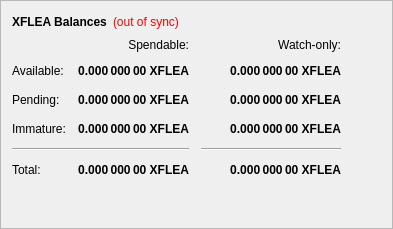
        <widget class="QFrame" name="frame">
         <property name="frameShape">
          <enum>QFrame::StyledPanel</enum>
         </property>
         <property name="frameShadow">
          <enum>QFrame::Raised</enum>
         </property>
         <layout class="QVBoxLayout" name="verticalLayout_4">
          <item>
           <layout class="QHBoxLayout" name="horizontalLayout_4">
            <item>
             <widget class="QLabel" name="label_5">
              <property name="font">
               <font>
                <weight>75</weight>
                <bold>true</bold>
               </font>
              </property>
              <property name="text">
               <string>XFLEA Balances</string>
              </property>
             </widget>
            </item>
            <item>
             <widget class="QLabel" name="labelWalletStatus">
              <property name="cursor">
               <cursorShape>WhatsThisCursor</cursorShape>
              </property>
              <property name="toolTip">
               <string>The displayed information may be out of date. Your wallet automatically synchronizes with the zXflea network after a connection is established, but this process has not completed yet.</string>
              </property>
              <property name="styleSheet">
               <string notr="true">QLabel { color: red; }</string>
              </property>
              <property name="text">
               <string notr="true">(out of sync)</string>
              </property>
              <property name="alignment">
               <set>Qt::AlignLeading|Qt::AlignLeft|Qt::AlignVCenter</set>
              </property>
             </widget>
            </item>
            <item>
             <spacer name="horizontalSpacer_3">
              <property name="orientation">
               <enum>Qt::Horizontal</enum>
              </property>
              <property name="sizeHint" stdset="0">
               <size>
                <width>40</width>
                <height>20</height>
               </size>
              </property>
             </spacer>
            </item>
           </layout>
          </item>
          <item>
           <layout class="QGridLayout" name="gridLayout">
            <property name="spacing">
             <number>12</number>
            </property>
            <item row="2" column="2">
             <widget class="QLabel" name="labelWatchPending">
              <property name="font">
               <font>
                <weight>75</weight>
                <bold>true</bold>
               </font>
              </property>
              <property name="cursor">
               <cursorShape>IBeamCursor</cursorShape>
              </property>
              <property name="toolTip">
               <string>Unconfirmed transactions to watch-only addresses</string>
              </property>
              <property name="text">
               <string notr="true">0.000 000 00 XFLEA</string>
              </property>
              <property name="alignment">
               <set>Qt::AlignRight|Qt::AlignTrailing|Qt::AlignVCenter</set>
              </property>
              <property name="textInteractionFlags">
               <set>Qt::LinksAccessibleByMouse|Qt::TextSelectableByKeyboard|Qt::TextSelectableByMouse</set>
              </property>
             </widget>
            </item>
            <item row="2" column="1">
             <widget class="QLabel" name="labelUnconfirmed">
              <property name="font">
               <font>
                <weight>75</weight>
                <bold>true</bold>
               </font>
              </property>
              <property name="cursor">
               <cursorShape>IBeamCursor</cursorShape>
              </property>
              <property name="toolTip">
               <string>Total of transactions that have yet to be confirmed, and do not yet count toward the spendable balance</string>
              </property>
              <property name="text">
               <string notr="true">0.000 000 00 XFLEA</string>
              </property>
              <property name="alignment">
               <set>Qt::AlignRight|Qt::AlignTrailing|Qt::AlignVCenter</set>
              </property>
              <property name="textInteractionFlags">
               <set>Qt::LinksAccessibleByMouse|Qt::TextSelectableByKeyboard|Qt::TextSelectableByMouse</set>
              </property>
             </widget>
            </item>
            <item row="3" column="2">
             <widget class="QLabel" name="labelWatchImmature">
              <property name="font">
               <font>
                <weight>75</weight>
                <bold>true</bold>
               </font>
              </property>
              <property name="cursor">
               <cursorShape>IBeamCursor</cursorShape>
              </property>
              <property name="toolTip">
               <string>Staked or masternode rewards in watch-only addresses that has not yet matured</string>
              </property>
              <property name="text">
               <string notr="true">0.000 000 00 XFLEA</string>
              </property>
              <property name="alignment">
               <set>Qt::AlignRight|Qt::AlignTrailing|Qt::AlignVCenter</set>
              </property>
              <property name="textInteractionFlags">
               <set>Qt::LinksAccessibleByMouse|Qt::TextSelectableByKeyboard|Qt::TextSelectableByMouse</set>
              </property>
             </widget>
            </item>
            <item row="4" column="0" colspan="2">
             <widget class="Line" name="lineSpendableBalance">
              <property name="orientation">
               <enum>Qt::Horizontal</enum>
              </property>
             </widget>
            </item>
            <item row="4" column="2">
             <widget class="Line" name="lineWatchBalance">
              <property name="sizePolicy">
               <sizepolicy hsizetype="Preferred" vsizetype="Fixed">
                <horstretch>0</horstretch>
                <verstretch>0</verstretch>
               </sizepolicy>
              </property>
              <property name="minimumSize">
               <size>
                <width>140</width>
                <height>0</height>
               </size>
              </property>
              <property name="orientation">
               <enum>Qt::Horizontal</enum>
              </property>
             </widget>
            </item>
            <item row="5" column="0">
             <widget class="QLabel" name="labelTotalText">
              <property name="text">
               <string>Total:</string>
              </property>
             </widget>
            </item>
            <item row="3" column="1">
             <widget class="QLabel" name="labelImmature">
              <property name="font">
               <font>
                <weight>75</weight>
                <bold>true</bold>
               </font>
              </property>
              <property name="cursor">
               <cursorShape>IBeamCursor</cursorShape>
              </property>
              <property name="toolTip">
               <string>Staked or masternode rewards that has not yet matured</string>
              </property>
              <property name="text">
               <string notr="true">0.000 000 00 XFLEA</string>
              </property>
              <property name="alignment">
               <set>Qt::AlignRight|Qt::AlignTrailing|Qt::AlignVCenter</set>
              </property>
              <property name="textInteractionFlags">
               <set>Qt::LinksAccessibleByMouse|Qt::TextSelectableByKeyboard|Qt::TextSelectableByMouse</set>
              </property>
             </widget>
            </item>
            <item row="2" column="3">
             <spacer name="horizontalSpacer_2">
              <property name="orientation">
               <enum>Qt::Horizontal</enum>
              </property>
              <property name="sizeHint" stdset="0">
               <size>
                <width>40</width>
                <height>20</height>
               </size>
              </property>
             </spacer>
            </item>
            <item row="3" column="0">
             <widget class="QLabel" name="labelImmatureText">
              <property name="text">
               <string>Immature:</string>
              </property>
             </widget>
            </item>
            <item row="5" column="1">
             <widget class="QLabel" name="labelTotal">
              <property name="font">
               <font>
                <weight>75</weight>
                <bold>true</bold>
               </font>
              </property>
              <property name="cursor">
               <cursorShape>IBeamCursor</cursorShape>
              </property>
              <property name="toolTip">
               <string>Your current total balance</string>
              </property>
              <property name="text">
               <string notr="true">0.000 000 00 XFLEA</string>
              </property>
              <property name="alignment">
               <set>Qt::AlignRight|Qt::AlignTrailing|Qt::AlignVCenter</set>
              </property>
              <property name="textInteractionFlags">
               <set>Qt::LinksAccessibleByMouse|Qt::TextSelectableByKeyboard|Qt::TextSelectableByMouse</set>
              </property>
             </widget>
            </item>
            <item row="5" column="2">
             <widget class="QLabel" name="labelWatchTotal">
              <property name="font">
               <font>
                <weight>75</weight>
                <bold>true</bold>
               </font>
              </property>
              <property name="cursor">
               <cursorShape>IBeamCursor</cursorShape>
              </property>
              <property name="toolTip">
               <string>Current total balance in watch-only addresses</string>
              </property>
              <property name="text">
               <string notr="true">0.000 000 00 XFLEA</string>
              </property>
              <property name="alignment">
               <set>Qt::AlignRight|Qt::AlignTrailing|Qt::AlignVCenter</set>
              </property>
              <property name="textInteractionFlags">
               <set>Qt::LinksAccessibleByMouse|Qt::TextSelectableByKeyboard|Qt::TextSelectableByMouse</set>
              </property>
             </widget>
            </item>
            <item row="0" column="2">
             <widget class="QLabel" name="labelWatchonly">
              <property name="text">
               <string>Watch-only:</string>
              </property>
              <property name="alignment">
               <set>Qt::AlignRight|Qt::AlignTrailing|Qt::AlignVCenter</set>
              </property>
             </widget>
            </item>
            <item row="1" column="0">
             <widget class="QLabel" name="labelBalanceText">
              <property name="text">
               <string>Available:</string>
              </property>
             </widget>
            </item>
            <item row="1" column="1">
             <widget class="QLabel" name="labelBalance">
              <property name="font">
               <font>
                <weight>75</weight>
                <bold>true</bold>
               </font>
              </property>
              <property name="cursor">
               <cursorShape>IBeamCursor</cursorShape>
              </property>
              <property name="toolTip">
               <string>Your current spendable balance</string>
              </property>
              <property name="text">
               <string notr="true">0.000 000 00 XFLEA</string>
              </property>
              <property name="alignment">
               <set>Qt::AlignRight|Qt::AlignTrailing|Qt::AlignVCenter</set>
              </property>
              <property name="textInteractionFlags">
               <set>Qt::LinksAccessibleByMouse|Qt::TextSelectableByKeyboard|Qt::TextSelectableByMouse</set>
              </property>
             </widget>
            </item>
            <item row="1" column="2">
             <widget class="QLabel" name="labelWatchAvailable">
              <property name="font">
               <font>
                <weight>75</weight>
                <bold>true</bold>
               </font>
              </property>
              <property name="cursor">
               <cursorShape>IBeamCursor</cursorShape>
              </property>
              <property name="toolTip">
               <string>Your current balance in watch-only addresses</string>
              </property>
              <property name="text">
               <string notr="true">0.000 000 00 XFLEA</string>
              </property>
              <property name="alignment">
               <set>Qt::AlignRight|Qt::AlignTrailing|Qt::AlignVCenter</set>
              </property>
              <property name="textInteractionFlags">
               <set>Qt::LinksAccessibleByMouse|Qt::TextSelectableByKeyboard|Qt::TextSelectableByMouse</set>
              </property>
             </widget>
            </item>
            <item row="2" column="0">
             <widget class="QLabel" name="labelPendingText">
              <property name="text">
               <string>Pending:</string>
              </property>
             </widget>
            </item>
            <item row="0" column="1">
             <widget class="QLabel" name="labelSpendable">
              <property name="text">
               <string>Spendable:</string>
              </property>
              <property name="alignment">
               <set>Qt::AlignRight|Qt::AlignTrailing|Qt::AlignVCenter</set>
              </property>
             </widget>
            </item>
           </layout>
          </item>
          <item>
           <spacer name="verticalSpacer_4">
            <property name="orientation">
             <enum>Qt::Vertical</enum>
            </property>
            <property name="sizeHint" stdset="0">
             <size>
              <width>20</width>
              <height>40</height>
             </size>
            </property>
           </spacer>
          </item>
         </layout>
        </widget>
